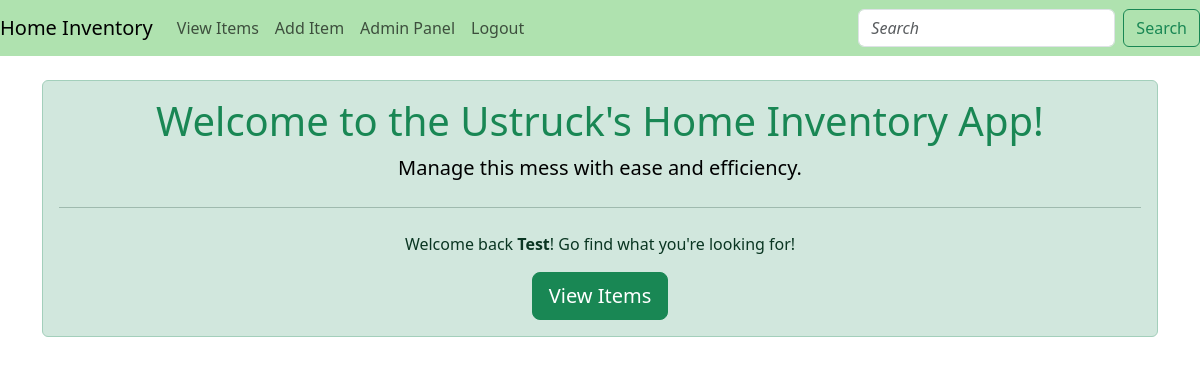
/ (signed in), run on an earlier commit of the app's database.
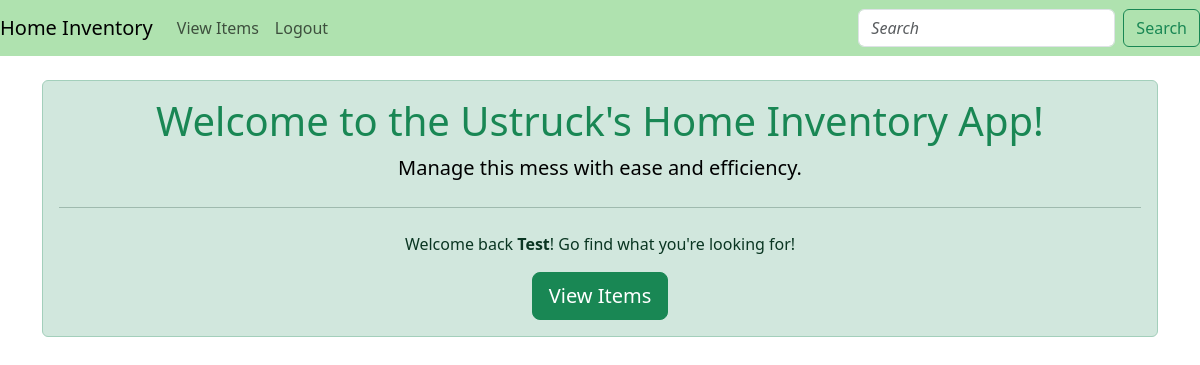
And on a later commit of the database.
### app/routes.py (the view)
@app.route('/')
def home():
    return render_template('home.html')

### app/__init__.py (called while the page is built)
@login_manager.user_loader
def load_user(user_id):
    return models.User.query.get(int(user_id))

@app.template_filter('capitalize_first')
def capitalize_first(s):
    return s.capitalize()

### app/templates/home.html (shortened to what this page needs)
{% extends "base.html" %}
{% block content %}
<div class="jumbotron text-center">
  <div class="alert alert-success">
    <h1 class="alert-heading text-success">Welcome to the Ustruck's Home Inventory App!</h1>
    <p class="lead text-black">Manage this mess with ease and efficiency.</p>
    <hr class="my-4">
    {% if current_user.is_authenticated %}
      <p>Welcome back <span style="font-weight: bold;">{{ current_user.username | capitalize_first }}</span>! Go find what you're looking for!</p>
      <a class="btn btn-success btn-lg" href="{{ url_for('view_items') }}" role="button">View Items</a>
    {% else %}
      <a class="btn btn-primary btn-lg" href="{{ url_for('auth.login') }}" role="button">Login</a>
      <a class="btn btn-danger btn-lg" href="{{ url_for('auth.register') }}" role="button">Register</a>
    {% endif %}
  </div>
</div>
{% endblock %}

What changed in the data, as far as the page shows it:
changed User "Test": is_admin True → False (drawn)
Also different on the page:
text no longer shown: "Add Item Admin Panel"
